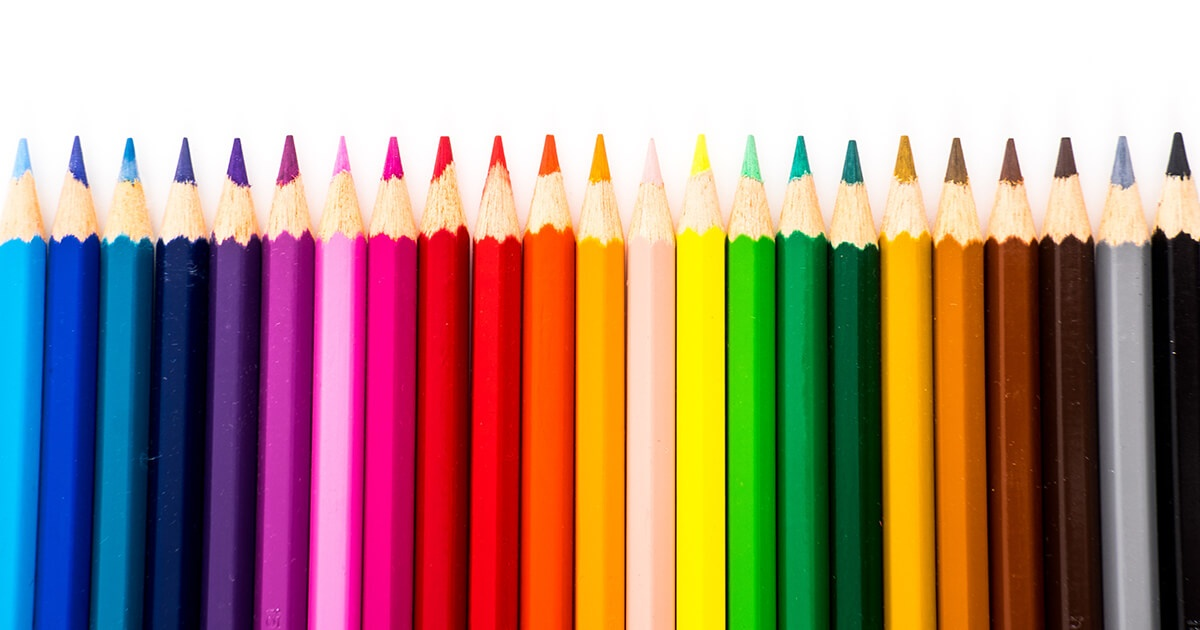
#> input picture unidad 1/clases/img/colores.jpg, 1200 x 630 px, found by its file name
$ jupyter execute practicaVirtual.ipynb   (older library calls are emulated)
#> lines starting #> are read from the running program, lines starting #| are printed output that depends on the picture; after the words box and inside, x2 and y2 are one past the last pixel; in counts of white or black regions, pixels touching at a corner belong together
bordes

[cell 1]
import cv2
import numpy as np
import matplotlib.pyplot as plt

# --- BLOQUE 1: CARGA DE IMAGEN (TU RUTA EXACTA) ---
# Usamos raw string (r'') para evitar problemas con las barras invertidas
ruta_imagen = r'D:\UNIVALLE\PDY\unidad 1\clases\img\colores.jpg'
img = cv2.imread(ruta_imagen)
#> img is the input picture: shape (630, 1200, 3); mean B, G, R 128.7, 141.6, 170.3

# Verificación de seguridad para asegurar que la imagen se cargó
if img is None:
    print(f"Error: No se pudo cargar la imagen. Revisa la ruta: {ruta_imagen}")
else:
    # --- BLOQUE 2: PROCESAMIENTO (TU CÓDIGO ORIGINAL) ---
    gray = cv2.cvtColor(img, cv2.COLOR_BGR2GRAY)

    # Definición de los kernels de Roberts
    robertx = np.array([[-1, 0], [0, 1]])
    roberty = np.array([[0, -1], [1, 0]])

    # Aplicación de los filtros (convolución)
    robx_img = cv2.filter2D(gray, -1, robertx)
    roby_img = cv2.filter2D(gray, -1, roberty)

    # Cálculo de la magnitud y dirección del gradiente
    rob_grad = np.sqrt(robx_img**2 + roby_img**2)
    rob_grad_dir = np.arctan2(roby_img, robx_img)

    # --- BLOQUE 3: PLOTEO (VISUALIZACIÓN ESTILO SOBEL) ---
    # Convertimos la imagen original de BGR (OpenCV) a RGB (Matplotlib) para que los colores sean correctos
    img_rgb = cv2.cvtColor(img, cv2.COLOR_BGR2RGB)

    # Configuramos la ventana de ploteo
    plt.figure(figsize=(16, 8)) # Ventana más ancha para mostrar 3 imágenes

    # 1. Imagen Original
    plt.subplot(1, 3, 1) # 1 fila, 3 columnas, posición 1
    plt.title("Imagen Original", fontsize=14)
    plt.imshow(img_rgb)
    plt.axis('off') # Ocultar los ejes

    # 2. Magnitud del Gradiente (Resultado principal del filtro de bordes)
    plt.subplot(1, 3, 2) # Posición 2
    plt.title("Roberts: Magnitud del Gradiente", fontsize=14)
    # Es crucial usar cmap='gray' para ver el resultado de bordes correctamente
    plt.imshow(rob_grad, cmap='gray')
    plt.axis('off')

    # 3. Dirección del Gradiente (Opcional, pero interesante de ver)
    plt.subplot(1, 3, 3) # Posición 3
    plt.title("Roberts: Dirección del Gradiente (Falso Color)", fontsize=14)
    # La dirección a menudo se plotea con mapas de colores cíclicos como 'hsv' o 'twilight'
    plt.imshow(rob_grad_dir, cmap='hsv')
    plt.axis('off')

    # Ajustar el diseño para que no se superpongan los títulos
    plt.tight_layout()

    # Mostrar la ventana con las imágenes
    plt.show()

prewit

[cell 2]
import cv2
import numpy as np
import matplotlib.pyplot as plt

# --- 1. CARGA DE IMAGEN (TU RUTA) ---
ruta_imagen = r'D:\UNIVALLE\PDY\unidad 1\clases\img\colores.jpg'
img = cv2.imread(ruta_imagen)

if img is None:
    print(f"No se encontró la imagen en: {ruta_imagen}")
else:
    # --- 2. PREPROCESAMIENTO ---
    gray = cv2.cvtColor(img, cv2.COLOR_BGR2GRAY)

    # --- 3. PROCESAMIENTO PREWITT (TU CÓDIGO) ---
    prewitt_x = np.array([[-1, 0, 1], [-1, 0, 1], [-1, 0, 1]])
    prewitt_y = np.array([[-1, -1, -1], [0, 0, 0], [1, 1, 1]])

    prex_img = cv2.filter2D(gray, -1, prewitt_x)
    prey_img = cv2.filter2D(gray, -1, prewitt_y)

    # Nota: Se corrigió **1 por **2 para obtener la magnitud real
    prewitt_mag = np.sqrt(prex_img**2 + prey_img**2)
    preww_dir = np.arctan2(prey_img, prex_img)

    # --- 4. PLOTEO DE RESULTADOS ---
    img_rgb = cv2.cvtColor(img, cv2.COLOR_BGR2RGB)

    plt.figure(figsize=(16, 8))

    # Imagen Original
    plt.subplot(1, 3, 1)
    plt.title("Imagen Original")
    plt.imshow(img_rgb)
    plt.axis('off')

    # Magnitud de Prewitt (Bordes detectados)
    plt.subplot(1, 3, 2)
    plt.title("Prewitt: Magnitud (Bordes)")
    plt.imshow(prewitt_mag, cmap='gray')
    plt.axis('off')

    # Dirección del Gradiente
    plt.subplot(1, 3, 3)
    plt.title("Prewitt: Dirección")
    plt.imshow(preww_dir, cmap='twilight')
    plt.axis('off')

    plt.tight_layout()
    plt.show()

solbetl

[cell 3]
import cv2
import numpy as np
import matplotlib.pyplot as plt

# Tu código original
sobel_x = np.array([[-1,0,1],[-2,0,2],[-1,0,1]])
sobel_y = np.array([[-1,-2,-1],[0,0,0],[1,2,1]])

sobelx_img = cv2.filter2D(gray, -1, sobel_x)
sobely_img = cv2.filter2D(gray, -1, sobel_y)

# Nota: CORRECCIÓN - Debería ser cuadrado, no multiplicado por 2
sobel_mag = np.sqrt(sobelx_img**2 + sobely_img**2)
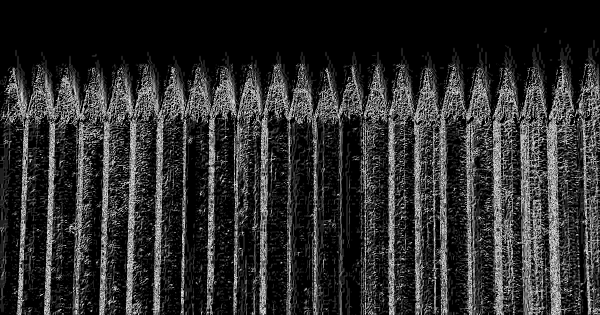
#> sobel_mag: shape (630, 1200) float16 (shown at 1/2 size); min 0, max 15.81, mean 2.81; drawn with min black and max white
sobel_dir = np.arctan2(sobely_img, sobelx_img)

# Visualización
plt.figure(figsize=(15, 10))

# Imagen original en escala de grises
plt.subplot(2, 3, 1)
plt.imshow(gray, cmap='gray')
plt.title('Imagen Original (Gris)')
plt.axis('off')

# Gradiente en X
plt.subplot(2, 3, 2)
plt.imshow(sobelx_img, cmap='gray')
plt.title('Sobel X (Gradiente Horizontal)')
plt.axis('off')

# Gradiente en Y
plt.subplot(2, 3, 3)
plt.imshow(sobely_img, cmap='gray')
plt.title('Sobel Y (Gradiente Vertical)')
plt.axis('off')

# Magnitud del gradiente
plt.subplot(2, 3, 4)
plt.imshow(sobel_mag, cmap='gray')
plt.title('Magnitud del Gradiente')
plt.axis('off')

# Dirección del gradiente
plt.subplot(2, 3, 5)
plt.imshow(sobel_dir, cmap='hsv')
plt.title('Dirección del Gradiente')
plt.axis('off')

# Magnitud normalizada para mejor visualización
plt.subplot(2, 3, 6)
plt.imshow(sobel_mag / sobel_mag.max(), cmap='gray')
plt.title('Magnitud (Normalizada)')
plt.axis('off')

plt.tight_layout()
plt.show()
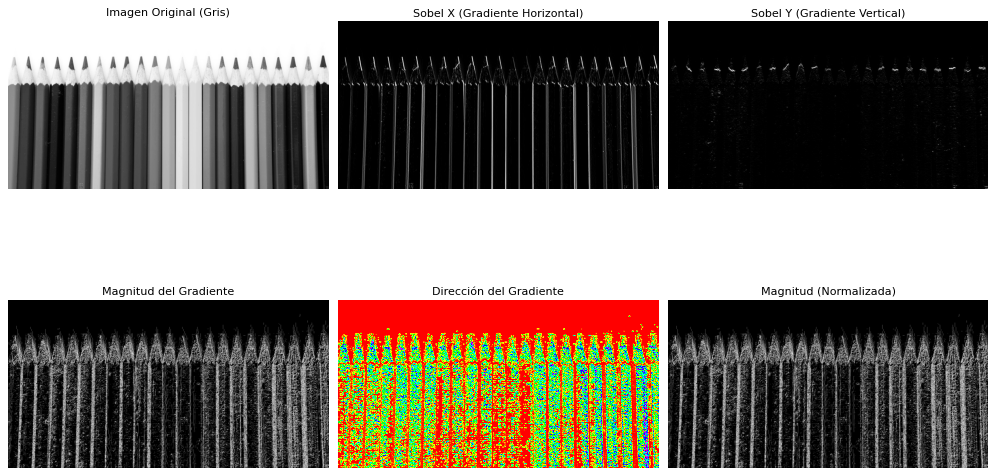
#> figure drawn by matplotlib, 6 panels

# Información estadística
print(f"Magnitud - Min: {sobel_mag.min():.2f}, Max: {sobel_mag.max():.2f}, Mean: {sobel_mag.mean():.2f}")
#| Magnitud - Min: 0.00, Max: 15.81, Mean: 2.81
print(f"Dirección - Rango: [{sobel_dir.min():.2f}, {sobel_dir.max():.2f}] radianes")
#| Dirección - Rango: [0.00, 1.57] radianes

# Canny

solbel

[cell 4]
import cv2
import numpy as np
import matplotlib.pyplot as plt

def filtro_sobel(img):
    img_gris=cv2.cvtColor(img,cv2.COLOR_BGR2GRAY)

    g_x=cv2.Sobel(img_gris,cv2.CV_64F,1,0,ksize=3)
    g_y=cv2.Sobel(img_gris,cv2.CV_64F,0,1,ksize=3)
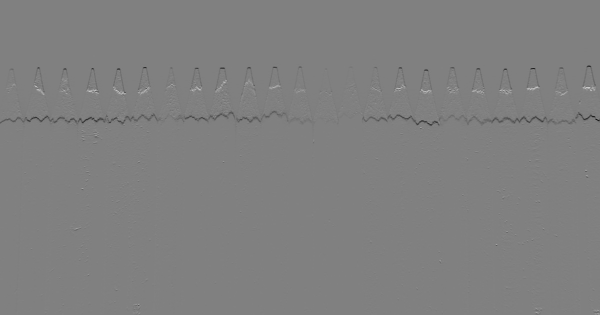
#> g_y: shape (630, 1200) float64 (shown at 1/2 size); min -817, max 804, mean -2.1; drawn with min black and max white

    mag=np.sqrt(np.square(g_x)+np.square(g_y))
    mag=cv2.normalize(mag,None,0,255,cv2.NORM_MINMAX,cv2.CV_8U)
    return mag

# Carga de la imagen usando tu ruta específica
ruta = r'D:\UNIVALLE\PDY\unidad 1\clases\img\colores.jpg'
imagen_original = cv2.imread(ruta)

if imagen_original is not None:
    # Aplicar el filtro
    resultado_sobel = filtro_sobel(imagen_original)

    # Convertir de BGR a RGB para mostrar correctamente con matplotlib
    img_rgb = cv2.cvtColor(imagen_original, cv2.COLOR_BGR2RGB)

    # Ploteo de los resultados
    plt.figure(figsize=(12, 6))

    # Imagen Original
    plt.subplot(1, 2, 1)
    plt.title("Imagen Original")
    plt.imshow(img_rgb)
    plt.axis('off')

    # Imagen con Filtro Sobel
    plt.subplot(1, 2, 2)
    plt.title("Gradiente Sobel (Magnitud)")
    plt.imshow(resultado_sobel, cmap='gray')
    plt.axis('off')

    plt.tight_layout()
    plt.show()
else:
    print("No se pudo encontrar la imagen en la ruta especificada.")

[cell 5]
import cv2
import numpy as np
import matplotlib.pyplot as plt

def filtro_sobel_mejorado(img, kernel_size=3, umbral=30):
#> called with kernel_size = 3, umbral = 30
    img_gris = cv2.cvtColor(img, cv2.COLOR_BGR2GRAY)
    # para mejorar la deteccion filtro gauss
    img_gris = cv2.GaussianBlur(img_gris, (3, 3), 0)

    g_x = cv2.Sobel(img_gris, cv2.CV_64F, 1, 0, ksize=kernel_size)
    g_y = cv2.Sobel(img_gris, cv2.CV_64F, 0, 1, ksize=kernel_size)

    # mag = np.sqrt(np.square(g_x) + np.square(g_y))
    mag = np.sqrt(g_x**2 + g_y**2)
    mag = cv2.normalize(mag, None, 0, 255, cv2.NORM_MINMAX, cv2.CV_8U)

    _, bordes = cv2.threshold(mag, umbral, 255, cv2.THRESH_BINARY + cv2.THRESH_OTSU)
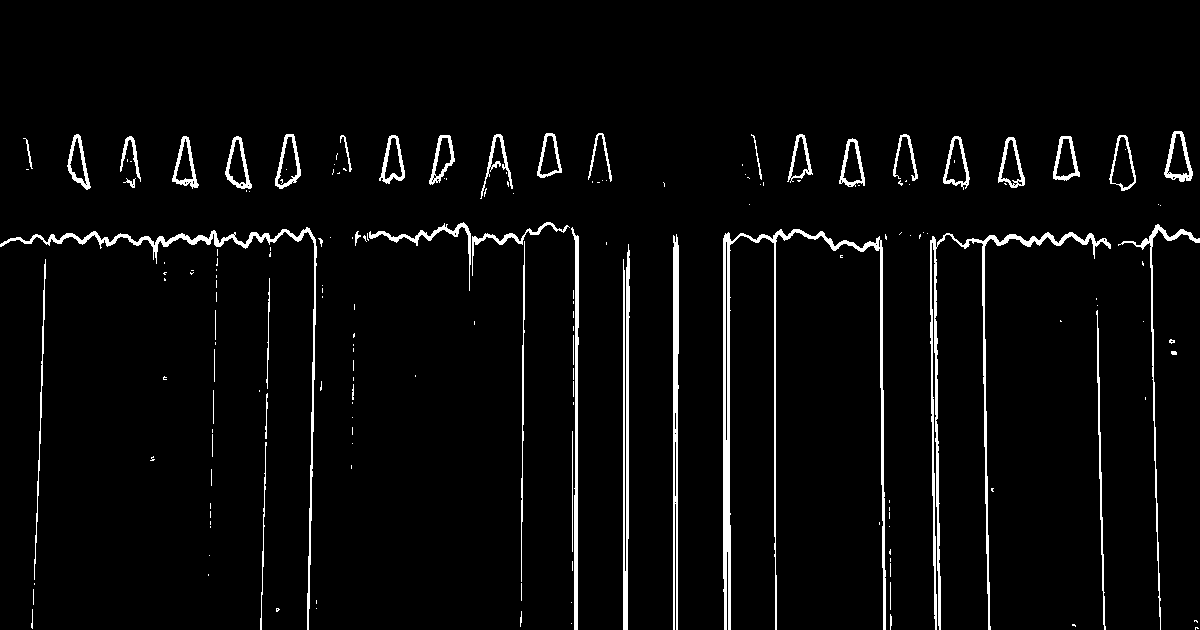
#> bordes: shape (630, 1200); 3.9% white; 179 white regions (128 under 20 px), largest, box (x1, y1, x2, y2) and area: (723, 229, 886, 630) 5179, (930, 232, 1111, 630) 3902, (0, 227, 317, 630) 2603

    # OPERACION MORPH UNIR BORDES ROTOS
    kernel_m = np.ones((2, 2), np.uint8)
    bordes = cv2.morphologyEx(bordes, cv2.MORPH_CLOSE, kernel_m)
#> bordes: shape (630, 1200); 4.1% white; 151 white regions (103 under 20 px), largest, box (x1, y1, x2, y2) and area: (724, 230, 887, 630) 5461, (931, 233, 1112, 630) 4108, (0, 228, 318, 630) 2634

    return bordes

# --- Código para mostrar la imagen ---
ruta = r'D:\UNIVALLE\PDY\unidad 1\clases\img\colores.jpg'
imagen_original = cv2.imread(ruta)

if imagen_original is not None:
    resultado = filtro_sobel_mejorado(imagen_original)

    plt.figure(figsize=(12, 6))

    plt.subplot(1, 2, 1)
    plt.title("Imagen Original")
    plt.imshow(cv2.cvtColor(imagen_original, cv2.COLOR_BGR2RGB))
    plt.axis('off')

    plt.subplot(1, 2, 2)
    plt.title("Sobel Mejorado (Binarizado y Morfología)")
    plt.imshow(resultado, cmap='gray')
    plt.axis('off')

    plt.tight_layout()
    plt.show()
else:
    print("No se pudo cargar la imagen.")

robert

[cell 6]
import cv2
import numpy as np
import matplotlib.pyplot as plt

def filtro_roberts(img):
    # Convertir a escala de grises
    img_gris = cv2.cvtColor(img, cv2.COLOR_BGR2GRAY)

    # Kernels de Roberts
    robertx = np.array([[-1, 0],
                        [0, 1]], dtype=np.float32)

    roberty = np.array([[0, -1],
                        [1, 0]], dtype=np.float32)

    # Aplicar convolución
    r_x = cv2.filter2D(img_gris, -1, robertx)
    r_y = cv2.filter2D(img_gris, -1, roberty)

    # Combinar resultados
    roberts = cv2.addWeighted(r_x, 0.5, r_y, 0.5, 0)

    return roberts

#  Tu ruta
ruta_imagen = r'D:\UNIVALLE\PDY\unidad 1\clases\img\colores.jpg'
img = cv2.imread(ruta_imagen)

# ⚠️ Verificación (MUY IMPORTANTE)
if img is None:
    print("Error: No se pudo cargar la imagen. Verifica la ruta.")
else:
    # Aplicar filtro
    img_roberts = filtro_roberts(img)

    # Mostrar comparación
    plt.figure(figsize=(10,5))

    plt.subplot(1,2,1)
    plt.title("Imagen Original")
    plt.imshow(cv2.cvtColor(img, cv2.COLOR_BGR2RGB))
    plt.axis('off')

    plt.subplot(1,2,2)
    plt.title("Filtro Roberts")
    plt.imshow(img_roberts, cmap='gray')
    plt.axis('off')

    plt.tight_layout()
    plt.show()

robert mejorado

[cell 7]
import cv2
import numpy as np
import matplotlib.pyplot as plt

# 1. Definir la ruta
ruta_imagen = r'D:\UNIVALLE\PDY\unidad 1\clases\img\colores.jpg'
img = cv2.imread(ruta_imagen)

# --- VERIFICACIÓN CRÍTICA ---
if img is None:
    print("❌ ERROR: No se pudo leer la imagen. Revisa si el nombre 'colores.jpg' es exacto.")
else:
    print("✅ Imagen cargada correctamente.")

    def filtro_roberts(img):
        # Convertir a escala de grises
        img_gris = cv2.cvtColor(img, cv2.COLOR_BGR2GRAY)

        # Kernels de Roberts (Corregidos a 1 y -1 para evitar saturación)
        robertx = np.array([[2, 0],
                            [0, -2]], dtype=np.float32)

        roberty = np.array([[0, 2],
                            [-2, 0]], dtype=np.float32)

        # Aplicar convolución usando float32 para no perder bordes negativos
        r_x = cv2.filter2D(img_gris, cv2.CV_32F, robertx)
        r_y = cv2.filter2D(img_gris, cv2.CV_32F, roberty)

        # Combinar resultados (Magnitud)
        roberts = cv2.magnitude(r_x, r_y)
        roberts = np.uint8(np.absolute(roberts))

        # Umbralización
        bordes = cv2.threshold(roberts, 20, 255, cv2.THRESH_BINARY)[1]
#> bordes: shape (630, 1200); 13.7% white; 1871 white regions (1728 under 20 px), largest, box (x1, y1, x2, y2) and area: (0, 133, 633, 630) 41119, (720, 135, 1200, 630) 35463, (650, 138, 681, 630) 1994
        return bordes

    # 2. EJECUTAR LA FUNCIÓN (Esto te faltaba)
    img_roberts = filtro_roberts(img)

    # 3. MOSTRAR RESULTADOS
    plt.figure(figsize=(10,5))

    plt.subplot(1,2,1)
    plt.title("Imagen Original")
    plt.imshow(cv2.cvtColor(img, cv2.COLOR_BGR2RGB))
    plt.axis('off')

    plt.subplot(1,2,2)
    plt.title("Filtro Roberts")
    plt.imshow(img_roberts, cmap='gray')
    plt.axis('off')

    plt.tight_layout()
    plt.show()

prewit mejorado

[cell 8]
import cv2
import numpy as np
import matplotlib.pyplot as plt

ruta_imagen = r'D:\UNIVALLE\PDY\unidad 1\clases\img\colores.jpg'
img = cv2.imread(ruta_imagen)

def filtro_prewitt_mejorado(img):
    img_gris = cv2.cvtColor(img, cv2.COLOR_BGR2GRAY)
    suavizar=cv2.GaussianBlur(img_gris,(3,3),0)

    kernel_x=np.array([[-3,0,3],[-3,0,3],[-3,0,3]],dtype=np.float32)
    kernel_y=np.array([[3,3,3],[0,0,0],[-3,-3,-3]],dtype=np.float32)
    grad_x=cv2.filter2D(suavizar,cv2.CV_64F,kernel_x)
    grad_y=cv2.filter2D(suavizar,cv2.CV_64F,kernel_y)
    magnitud=np.sqrt(grad_x**2 + grad_y**2)
    prewitt=cv2.addWeighted(np.abs(grad_x),0.7,np.abs(grad_y),0.7,0)
    _,bordes=cv2.threshold(magnitud,20,255,cv2.THRESH_BINARY)
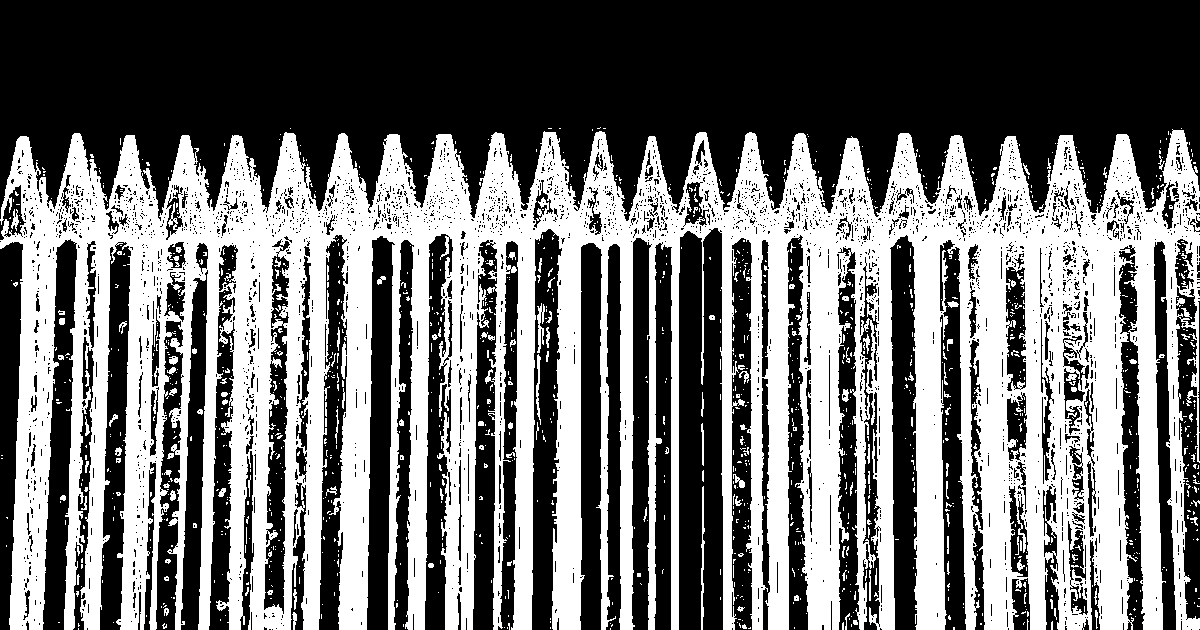
#> bordes: shape (630, 1200) float64; 44.3% white; 1299 white regions (1164 under 20 px), largest, box (x1, y1, x2, y2) and area: (0, 129, 1200, 630) 325092, (701, 486, 705, 630) 308, (537, 303, 545, 353) 209
    return bordes
img = cv2.imread(ruta_imagen)
prewitt_result = filtro_prewitt_mejorado(img)
plt.imshow(prewitt_result, cmap='gray')
plt.title('Filtro Prewitt Mejorado')
plt.axis('off')

$ run again, with unidad 1/clases/img/flores.jpg copied over unidad 1/clases/img/colores.jpg
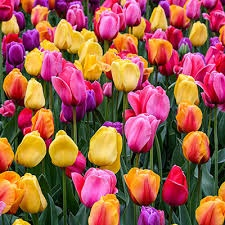
#> input picture unidad 1/clases/img/flores.jpg, 225 x 225 px, found by its file name
#> img is the input picture: shape (225, 225, 3); mean B, G, R 74.4, 91.4, 157.1
#| Magnitud - Min: 0.00, Max: 15.81, Mean: 6.16
#| Dirección - Rango: [0.00, 1.57] radianes
#> in filtro_sobel_mejorado, `_, bordes = cv2.threshold(mag, umbral, 255, cv2.THRESH_BINARY + cv2.TH..`:
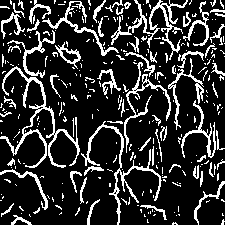
#> bordes: shape (225, 225); 18.8% white in thin lines or dots
#> in filtro_prewitt_mejorado, `_,bordes=cv2.threshold(magnitud,20,255,cv2.THRESH_BINARY)`:
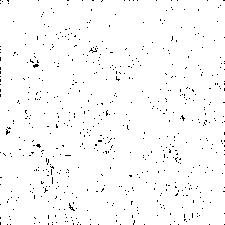
#> bordes: shape (225, 225) float64; 98.1% white; black in thin lines or dots
